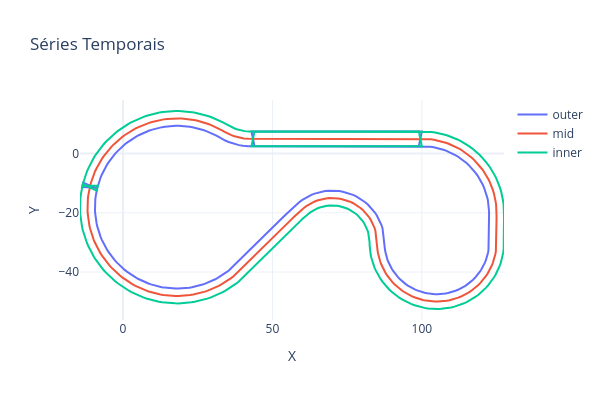

Write notebook code for a chart like this one.
### Code cell
def create_track_boundaries(x, y, thickness=5.0):
    half_w = thickness / 2.0
    
    # Check if the track forms a closed loop (start point equals end point)
    is_closed = np.allclose([x[0], y[0]], [x[-1], y[-1]])
    
    if is_closed:
        # Pad coordinates periodically to ensure smooth gradients at the loop joint
        x_pad = np.concatenate(([x[-2]], x, [x[1]]))
        y_pad = np.concatenate(([y[-2]], y, [y[1]]))
        dx = np.gradient(x_pad)[1:-1]
        dy = np.gradient(y_pad)[1:-1]
    else:
        # Standard central/edge differences for open tracks
        dx = np.gradient(x)
        dy = np.gradient(y)
        
    # Perpendicular normal vectors
    normals = np.vstack((-dy, dx)).T
    norms = np.linalg.norm(normals, axis=1)
    
    # Avoid division by zero on identical consecutive points
    norms[norms == 0] = 1e-8
    normals /= norms[:, np.newaxis]
    
    # Compute inner and outer boundaries
    x_inner = x + half_w * normals[:, 0]
    y_inner = y + half_w * normals[:, 1]
    x_outer = x - half_w * normals[:, 0]
    y_outer = y - half_w * normals[:, 1]
    
    return x_inner, y_inner, x_outer, y_outer

# 2. Compute boundaries
x_inner, y_inner, x_outer, y_outer = create_track_boundaries(x, y, thickness=5.0)

PlotSeriesPLY(xSeries=[x_outer,x,x_inner],ySeries=[y_outer,y,y_inner], names=['outer','mid','inner'])

### Figure 1 — Plotly figure (JSON) as saved in the notebook; plotly's stock layout.template omitted (floating-point values rounded to 4 significant figures; data arrays with more than 128 entries replaced by an {"elided": "..."} marker saying what was removed)
{"data": [{"mode": "lines", "name": "outer", "type": "scatter", "x": {"elided": "436 float values"}, "xaxis": "x", "y": {"elided": "436 float values"}, "yaxis": "y"}, {"mode": "lines", "name": "mid", "type": "scatter", "x": {"elided": "436 float values"}, "xaxis": "x", "y": {"elided": "436 float values"}, "yaxis": "y"}, {"mode": "lines", "name": "inner", "type": "scatter", "x": {"elided": "436 float values"}, "xaxis": "x", "y": {"elided": "436 float values"}, "yaxis": "y"}], "layout": {"height": 400, "title": {"text": "Séries Temporais"}, "width": 600, "xaxis": {"anchor": "y", "domain": [0, 1], "title": {"text": "X"}}, "yaxis": {"anchor": "x", "domain": [0, 1], "title": {"text": "Y"}}}}
